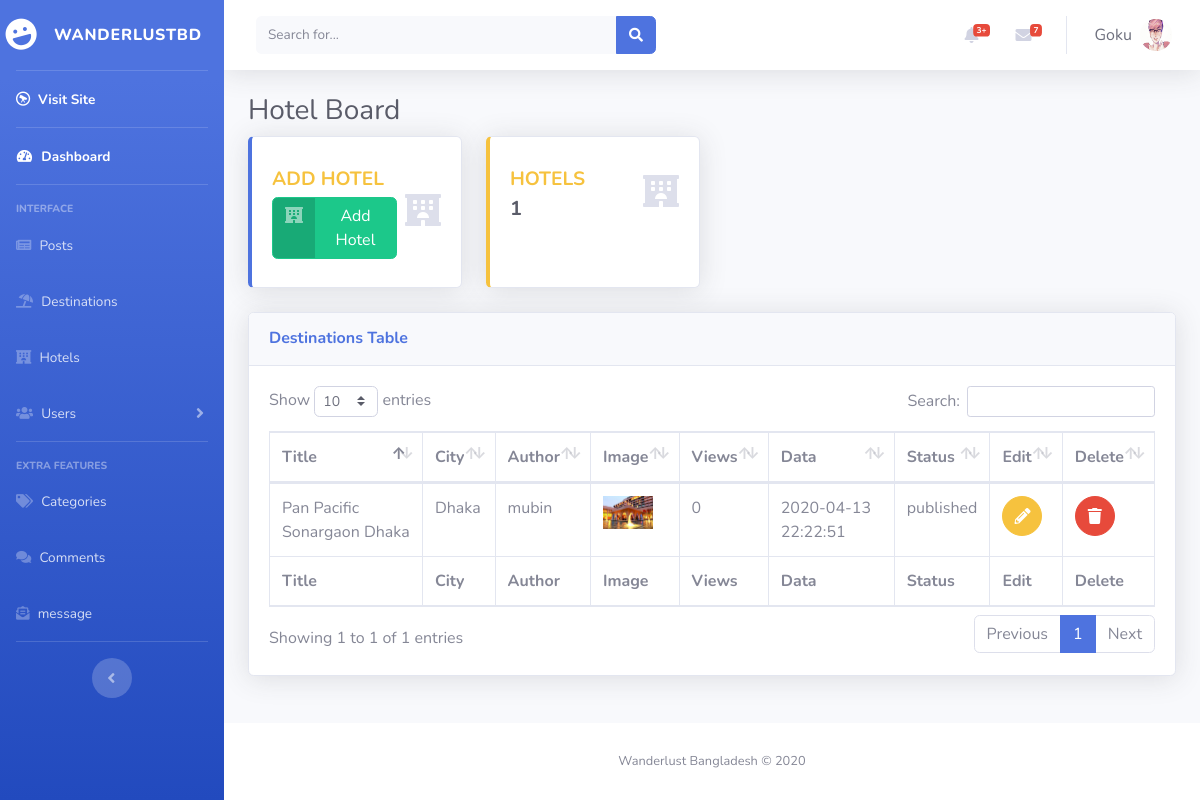
Page /admin/hotel_list.php (signed in) on the committed database.
### tables this page shows
CREATE TABLE `users` (
  `id` int(11) NOT NULL,
  `username` varchar(255) NOT NULL,
  `email` varchar(255) NOT NULL,
  `password` text NOT NULL,
  `profile_pic` varchar(255) NOT NULL,
  `is_active` varchar(3) NOT NULL,
  `post_id` int(11) NOT NULL,
  `role` varchar(255) NOT NULL DEFAULT 'Admin',
  `join_date` datetime NOT NULL DEFAULT current_timestamp() ON UPDATE current_timestamp(),
  `first_name` varchar(255) NOT NULL,
  `last_name` varchar(255) NOT NULL,
  `gender` varchar(10) NOT NULL,
  `bio` text NOT NULL
);

CREATE TABLE `hotels` (
  `hotel_id` int(11) NOT NULL,
  `hotel_name` varchar(255) NOT NULL,
  `hotel_city` varchar(255) NOT NULL,
  `hotel_city_id` int(11) NOT NULL,
  `hotel_type` varchar(255) NOT NULL,
  `hotel_map` varchar(255) NOT NULL,
  `hotel_info` varchar(255) NOT NULL,
  `hotel_price` decimal(10,2) NOT NULL,
  `website` varchar(255) NOT NULL,
  `author` varchar(255) NOT NULL,
  `hotel_pic` varchar(255) NOT NULL,
  `hotel_address` varchar(255) NOT NULL,
  `hotel_views` int(255) NOT NULL,
  `add_date` datetime NOT NULL DEFAULT current_timestamp() ON UPDATE current_timestamp(),
  `hotel_tags` varchar(255) NOT NULL,
  `hotel_status` varchar(255) NOT NULL
);

CREATE TABLE `cities` (
  `city_id` int(30) NOT NULL,
  `city_name` varchar(255) NOT NULL,
  `time` datetime NOT NULL DEFAULT current_timestamp() ON UPDATE current_timestamp()
);

### admin/hotel_list.php (the view, shortened to what this page needs)
<?php
include "include/header.php";
?>
<?php include "include/sidenavbar.php";
if (isset($_SESSION['username'])) {
    $user = $_SESSION['username'];
    $sql = mysqli_query($conn, "SELECT * FROM users WHERE username = '$user'");
    $row = mysqli_fetch_assoc($sql);
    $username = $row['username'];
    $profile_pic = $row['profile_pic'];
?>
    <div id="content-wrapper" class="d-flex flex-column">
        <div id="content">
            <?php include "include/topnavbar.php";  ?>
            <div class="container-fluid">
                <h1 class="h3 mb-2 text-gray-800">Hotel Board</h1>
                <div class="row">
                    <div class="col-xl-3 col-md-6 mb-4">
                        <div class="card border-left-primary shadow h-100 py-2">
                            <div class="card-body">
                                <div class="row no-gutters align-items-center">
                                    <div class="col mr-2">
                                        <div class="text-lg font-weight-bold text-warning text-uppercase mb-1">Add Hotel</div>
                                        <a class="btn btn-success btn-icon-split" type="button" href="add_hotel.php">
                                            <span class="icon text-white-50">
                                                <i class="fas fa-hotel"></i>
                                            </span>
                                            <span class="text">Add Hotel</span>
                                        </a>
                                    </div>
                                    <div class="col-auto">
                                        <i class="fas fa-hotel fa-2x text-gray-300"></i>
                                    </div>
                                </div>
                            </div>
                        </div>
                    </div>
                    <div class="col-xl-3 col-md-6 mb-4">
                        <div class="card border-left-warning shadow h-100 py-2">
                            <div class="card-body">
                                <div class="row no-gutters align-items-center">
                                    <div class="col mr-2">
                                        <div class="text-lg font-weight-bold text-warning text-uppercase mb-1">Hotels </div>
                                        <div class="h5 mb-0 font-weight-bold text-gray-800">
                                            <?php
                                            $totalDestinationCount = "SELECT hotel_id FROM hotels ORDER BY hotel_id";
                                            $Count_response = mysqli_query($conn, $totalDestinationCount);
                                            $row = mysqli_num_rows($Count_response);
                                            echo $row;
                                            ?>
                                        </div>
                                    </div>
                                    <div class="col-auto">
                                        <i class="fas fa-hotel fa-2x text-gray-300"></i>
                                    </div>
                                </div>
                            </div>
                        </div>
                    </div>
                </div>
                <div class="card shadow mb-4">
                    <div class="card-header py-3">
                        <h6 class="m-0 font-weight-bold text-primary">Destinations Table</h6>
                    </div>
                    <div class="card-body">
                        <div class="table-responsive">
                            <table class="table table-bordered" id="dataTable" width="100%" cellspacing="0">
                                <thead>
                                    <tr>
                                        <th>Title</th>
                                        <th>City</th>
                                        <th>Author</th>
                                        <th>Image</th>
                                        <th>Views</th>
                                        <th>Data</th>
                                        <th>Status</th>
                                        <th>Edit</th>
                                        <th>Delete</th>
                                    </tr>
                                </thead>
                                <tfoot>
                                    <tr>
                                        <th>Title</th>
                                        <th>City</th>
                                        <th>Author</th>
                                        <th>Image</th>
                                        <th>Views</th>
                                        <th>Data</th>
                                        <th>Status</th>
                                        <th>Edit</th>
                                        <th>Delete</th>
                                    </tr>
                                </tfoot>
                                <tbody>
                                    <?php
                                    $show_data = "SELECT * FROM hotels ORDER BY hotel_id DESC";
                                    $query_response = mysqli_query($conn, $show_data);
                                    if (mysqli_num_rows($query_response) > 0) {
                                        while ($row = mysqli_fetch_assoc($query_response)) {
                                            $hotel_id = $row['hotel_id'];
                                            $hotel_name = $row['hotel_name'];
                                            $hotel_author = $row['author'];
                                            $hotel_image = $row['hotel_pic'];
                                            $hotel_city_id = $row['hotel_city_id'];
                                            $hotel_status = $row['hotel_status'];
                                            $hotel_date = $row['add_date'];
                                            $hotel_view = $row['hotel_views'];
                                            echo "<tr>";
                                            echo "<td>$hotel_name</td>";
                                            $sql = "SELECT * FROM cities WHERE city_id = '$hotel_city_id'";
                                            $select_city_id = mysqli_query($conn, $sql);
                                            while ($row = mysqli_fetch_assoc($select_city_id)) {
                                                $city_title = $row['city_name'];
                                                echo "<td>$city_title</td>";
                                            }
                                            if (!empty($hotel_author)) {
                                                echo "<td>$hotel_author</td>";
                                            } else {
                                                echo "<td>Unknown</td>";
                                            }
                                            echo "<td> <img src='../img/hotel/{$hotel_image}' width='50px'></td>";
                                            echo "<td>$hotel_view</td>";
                                            echo "<td>$hotel_date</td>";
                                            echo "<td>$hotel_status</td>";
                                            echo "<td><a class='btn btn-warning btn-circle' href='edit_hotel.php?hotel_id={$hotel_id}'><i class='fas fa-pencil-alt'></i></a></td>";
                                            echo "<td><a class='btn btn-danger btn-circle' href='destination_list.php?delete=delete&hotel_id={$hotel_id}'> <i class='fas fa-trash'></i></a></td>";
                                            echo "</tr>";
                                        }
                                    } else {
                                        echo "No Record Found!";
                                    }
                                    ?>
                                </tbody>
                            </table>
                        </div>
                    </div>
                </div>
            </div>
        </div>
        <?php include "include/footer.php"; ?>
        <?php include "include/scripts.php"; ?>
    <?php
}
    ?>

### admin/include/topnavbar.php (shortened to what this page needs)
<nav class="navbar navbar-expand navbar-light bg-white topbar mb-4 static-top shadow">
    <form class="d-none d-sm-inline-block form-inline mr-auto ml-md-3 my-2 my-md-0 mw-100 navbar-search">
        <div class="input-group">
            <input type="text" class="form-control bg-light border-0 small" placeholder="Search for..." aria-label="Search" aria-describedby="basic-addon2">
            <div class="input-group-append">
                <button class="btn btn-primary" type="button">
                    <i class="fas fa-search fa-sm"></i>
                </button>
            </div>
        </div>
    </form>
    <ul class="navbar-nav ml-auto">
        <li class="nav-item dropdown no-arrow mx-1">
            <a class="nav-link dropdown-toggle" href="#" id="alertsDropdown" role="button" data-toggle="dropdown" aria-haspopup="true" aria-expanded="false">
                <i class="fas fa-bell fa-fw"></i>
                <span class="badge badge-danger badge-counter">3+</span>
            </a>
        </li>
        <li class="nav-item dropdown no-arrow mx-1">
            <a class="nav-link dropdown-toggle" href="#" id="messagesDropdown" role="button" data-toggle="dropdown" aria-haspopup="true" aria-expanded="false">
                <i class="fas fa-envelope fa-fw"></i>
                <span class="badge badge-danger badge-counter">7</span>
            </a>
        </li>
        <li class="nav-item dropdown no-arrow">
            <a class="nav-link dropdown-toggle" id="userDropdown" role="button" data-toggle="dropdown" aria-haspopup="true" aria-expanded="false">
                <span class="mr-2 d-none d-lg-inline text-gray-700 large">
                    <?php echo ucfirst($username); ?>
                </span>
                <img src="<?php echo $profile_pic; ?>" alt="profile_Pic" class="img-profile rounded-circle">
            </a>
        </li>
    </ul>
</nav>

### rows in the picture
users: username "Goku", profile_pic (picture)
hotels: hotel_name "Pan Pacific Sonargaon Dhaka", author "mubin", hotel_pic (picture), hotel_views "0", add_date "2020-04-13 22:22:51", hotel_status "published"
cities: city_name "Dhaka"

### other values in the picture
$row "1"
